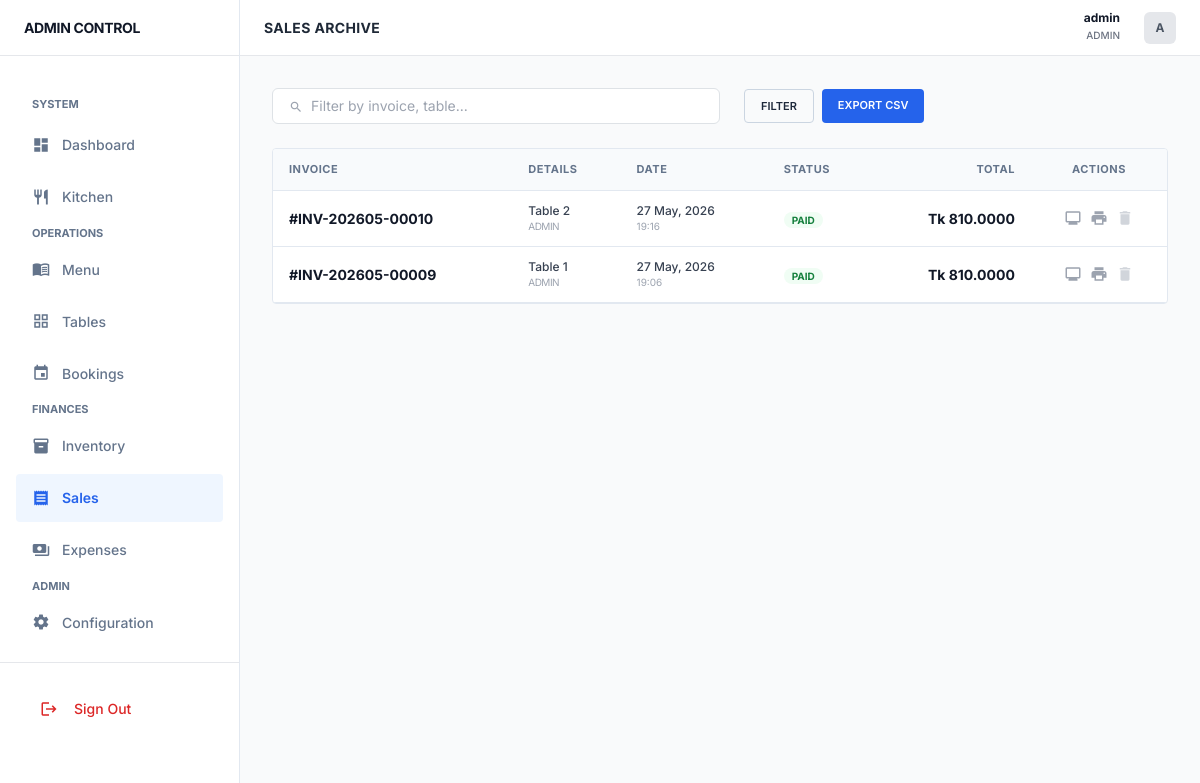
Screenshot of /orders/ (signed in) with the database file from the repository.
### core/models/order.py (models this page shows, shortened)
class Order(models.Model):
    STATUS_CHOICES = [
        ('pending', 'Pending'),
        ('cooking', 'Cooking'),
        ('served', 'Served'),
        ('paid', 'Paid'),
        ('cancelled', 'Cancelled'),
    ]
    PAYMENT_CHOICES = [
        ('cash', 'Cash'),
        ('card', 'Card'),
        ('mobile', 'Mobile Banking'),
    ]
    table = models.ForeignKey('Table', on_delete=models.CASCADE, related_name='orders')
    staff = models.ForeignKey(User, on_delete=models.SET_NULL, null=True, related_name='orders')
    customer = models.ForeignKey('Customer', on_delete=models.SET_NULL, null=True, blank=True, related_name='orders')
    status = models.CharField(max_length=20, choices=STATUS_CHOICES, default='pending')
    payment_method = models.CharField(max_length=20, choices=PAYMENT_CHOICES, default='cash')
    tax_rate = models.DecimalField(max_digits=5, decimal_places=2, default=0.00) # e.g. 5.00 for 5%
    created_at = models.DateTimeField(auto_now_add=True)
    updated_at = models.DateTimeField(auto_now=True)
    @property
    def invoice_number(self):
        return f"INV-{self.created_at.strftime('%Y%m')}-{self.id:05d}"
    @property
    def subtotal(self):
        return sum(item.get_total_item_price() for item in self.items.all())
    @property
    def tax_amount(self):
        return (self.subtotal * self.tax_rate) / 100
    @property
    def total_price(self):
        return self.subtotal + self.tax_amount

### core/models/table.py (models this page shows, shortened)
class Table(models.Model):
    STATUS_CHOICES = [
        ('available', 'Available'),
        ('occupied', 'Occupied'),
        ('reserved', 'Reserved'),
    ]
    number = models.IntegerField(unique=True)
    capacity = models.IntegerField()
    status = models.CharField(max_length=20, choices=STATUS_CHOICES, default='available')

### core/models/order_item.py (models this page shows, shortened)
class OrderItem(models.Model):
    STATUS_CHOICES = [
        ('pending', 'Pending'),
        ('preparing', 'Preparing'),
        ('ready', 'Ready'),
        ('served', 'Served'),
    ]
    order = models.ForeignKey('Order', on_delete=models.CASCADE, related_name='items')
    menu_item = models.ForeignKey('MenuItem', on_delete=models.CASCADE)
    quantity = models.PositiveIntegerField(default=1)
    price = models.DecimalField(max_digits=10, decimal_places=2) # Price at the time of order
    status = models.CharField(max_length=20, choices=STATUS_CHOICES, default='pending')
    notes = models.CharField(max_length=255, blank=True, null=True)
    def get_total_item_price(self):
        return self.quantity * self.price

### core/views/order.py (the view)
class OrderListView(LoginRequiredMixin, ListView):
    model = Order
    template_name = 'core/order_list.html'
    context_object_name = 'orders'
    ordering = ['-created_at']

### core/context_processors.py (called while the page is built)
def low_stock_processor(request):
    if request.user.is_authenticated:
        low_stock_count = 0
        ingredients = Ingredient.objects.all()
        for item in ingredients:
            if item.current_stock <= item.low_stock_threshold:
                low_stock_count += 1
        return {'sidebar_low_stock_count': low_stock_count}
    return {'sidebar_low_stock_count': 0}

### core/templates/core/order_list.html (shortened to what this page needs)
{% extends 'core/base.html' %}
{% block page_title %}Sales Archive{% endblock %}
{% block content %}
<div class="flex flex-col md:flex-row gap-4 items-center mb-6">
    <div class="flex flex-1 max-w-md border border-gray-300 rounded bg-white px-3 py-1.5">
        <span class="material-icons text-gray-400 text-sm mr-2 mt-0.5">search</span>
        <input type="text" id="orderSearch" placeholder="Filter by invoice, table..." class="w-full text-sm outline-none">
    </div>
    <div class="flex gap-2">
        <button class="btn-flat btn-flat-outline text-[11px] uppercase">Filter</button>
        <a href="{% url 'export_sales_csv' %}" class="btn-flat text-[11px] uppercase">Export CSV</a>
    </div>
</div>
<div class="app-card overflow-hidden">
    <div class="overflow-x-auto">
        <table class="table-flat">
            <thead>
                <tr>
                    <th>Invoice</th>
                    <th>Details</th>
                    <th>Date</th>
                    <th>Status</th>
                    <th class="text-right">Total</th>
                    <th class="text-center">Actions</th>
                </tr>
            </thead>
            <tbody id="orderTable">
                {% for order in orders %}
                <tr class="hover:bg-gray-50 transition-colors">
                    <td class="font-bold text-gray-900">#{{ order.invoice_number }}</td>
                    <td>
                        <p class="text-xs font-medium text-gray-700">Table {{ order.table.number }}</p>
                        <p class="text-[10px] text-gray-400 uppercase tracking-tighter">{{ order.staff.username }}</p>
                    </td>
                    <td>
                        <p class="text-xs font-medium text-gray-700">{{ order.created_at|date:"d M, Y" }}</p>
                        <p class="text-[10px] text-gray-400 uppercase">{{ order.created_at|date:"H:i" }}</p>
                    </td>
                    <td>
                        <span class="px-2 py-0.5 rounded-full text-[10px] font-bold uppercase
                            {% if order.status == 'paid' %}bg-green-50 text-green-700{% elif order.status == 'pending' %}bg-amber-50 text-amber-700{% else %}bg-blue-50 text-blue-700{% endif %}">
                            {{ order.get_status_display }}
                        </span>
                    </td>
                    <td class="text-right font-bold text-gray-900">Tk {{ order.total_price }}</td>
                    <td class="text-center">
                        <div class="flex justify-center gap-2">
                            <a href="{% url 'order_detail' order.id %}" class="text-gray-400 hover:text-blue-600" title="Terminal">
                                <span class="material-icons text-lg">monitor</span>
                            </a>
                            <a href="{% url 'order_print' order.id %}" target="_blank" class="text-gray-400 hover:text-green-600" title="Receipt">
                                <span class="material-icons text-lg">print</span>
                            </a>
                            <a href="{% url 'order_delete' order.id %}" class="text-gray-300 hover:text-red-500" title="Delete">
                                <span class="material-icons text-lg">delete</span>
                            </a>
                        </div>
                    </td>
                </tr>
                {% empty %}
                <tr>
                    <td colspan="6" class="py-12 text-center text-gray-400 text-xs font-bold uppercase tracking-widest italic">No transactions found</td>
                </tr>
                {% endfor %}
            </tbody>
        </table>
    </div>
</div>
{% endblock %}

### core/templates/core/base.html (shortened to what this page needs)
{% load static %}
<!DOCTYPE html>
<html lang="en" x-data="{ sidebarOpen: false }">
<head>
    <link href="https://cdn.jsdelivr.net/npm/bootstrap@5.3.0/dist/css/bootstrap.min.css" rel="stylesheet">
    <script src="https://cdn.tailwindcss.com"></script>
    <link rel="stylesheet" href="{% static 'core/css/style.css' %}">
</head>
<body class="bg-gray-50">
    <div class="flex h-screen overflow-hidden">
        <aside :class="sidebarOpen ? 'block' : 'hidden'" class="lg:block flat-sidebar h-full flex flex-col z-40 fixed lg:static inset-y-0 left-0" x-cloak>
            <div class="h-14 flex items-center px-6 border-b border-gray-200">
                <span class="text-sm font-bold text-gray-900 tracking-tight uppercase">Admin Control</span>
            </div>
            <nav class="flex-1 overflow-y-auto p-3 space-y-1">
                <p class="section-label px-3 mt-4">System</p>
                <a href="{% url 'dashboard' %}" class="nav-link-flat {% if request.resolver_match.url_name == 'dashboard' %}nav-link-active{% endif %}">
                    <span class="material-icons text-lg">dashboard</span>
                    <span>Dashboard</span>
                </a>
                <a href="{% url 'kitchen_dashboard' %}" class="nav-link-flat {% if 'kitchen' in request.path %}nav-link-active{% endif %}">
                    <span class="material-icons text-lg">restaurant</span>
                    <span>Kitchen</span>
                </a>
                <p class="section-label px-3 mt-6">Operations</p>
                <a href="{% url 'menu_list' %}" class="nav-link-flat {% if 'menu' in request.path %}nav-link-active{% endif %}">
                    <span class="material-icons text-lg">menu_book</span>
                    <span>Menu</span>
                </a>
                <a href="{% url 'table_list' %}" class="nav-link-flat {% if 'tables' in request.path %}nav-link-active{% endif %}">
                    <span class="material-icons text-lg">grid_view</span>
                    <span>Tables</span>
                </a>
                <a href="{% url 'reservation_list' %}" class="nav-link-flat {% if 'reservations' in request.path %}nav-link-active{% endif %}">
                    <span class="material-icons text-lg">event</span>
                    <span>Bookings</span>
                </a>
                <p class="section-label px-3 mt-6">Finances</p>
                <a href="{% url 'ingredient_list' %}" class="nav-link-flat {% if 'inventory' in request.path %}nav-link-active{% endif %}">
                    <span class="material-icons text-lg">inventory_2</span>
                    <span>Inventory</span>
                </a>
                <a href="{% url 'order_list' %}" class="nav-link-flat {% if 'orders' in request.path %}nav-link-active{% endif %}">
                    <span class="material-icons text-lg">receipt</span>
                    <span>Sales</span>
                </a>
                <a href="{% url 'expense_list' %}" class="nav-link-flat {% if 'expenses' in request.path %}nav-link-active{% endif %}">
                    <span class="material-icons text-lg">payments</span>
                    <span>Expenses</span>
                </a>
                {% if user.is_superuser %}
                <p class="section-label px-3 mt-6">Admin</p>
                <a href="{% url 'settings_home' %}" class="nav-link-flat {% if 'settings' in request.path %}nav-link-active{% endif %}">
                    <span class="material-icons text-lg">settings</span>
                    <span>Configuration</span>
                </a>
                {% endif %}
            </nav>
            <div class="p-4 border-t border-gray-200">
                <form action="{% url 'logout' %}" method="post">
                    <button type="submit" class="flex items-center gap-3 w-full px-3 py-2 text-sm font-medium text-red-600 hover:bg-red-50 rounded">
                        <span class="material-icons text-lg">logout</span>
                        <span>Sign Out</span>
                    </button>
                </form>
            </div>
        </aside>
        <div class="flex-1 flex flex-col min-w-0">
            <header class="h-14 bg-white border-b border-gray-200 flex items-center justify-between px-6 sticky top-0 z-30">
                <div class="flex items-center gap-4">
                    <h1 class="text-sm font-bold text-gray-800 uppercase tracking-wide">{% block page_title %}Overview{% endblock %}</h1>
                </div>
                <div class="flex items-center gap-4">
                    <div class="text-right hidden sm:block">
                        <p class="text-xs font-bold text-gray-900 leading-none mb-1">{{ user.username }}</p>
                        <p class="text-[10px] text-gray-500 uppercase font-medium">{% if user.is_superuser %}Admin{% else %}Staff{% endif %}</p>
                    </div>
                    <div class="w-8 h-8 bg-gray-200 rounded flex items-center justify-center text-xs font-bold text-gray-600">
                        {{ user.username|first|upper }}
                    </div>
                </div>
            </header>
            <main class="flex-1 overflow-y-auto p-6 lg:p-8">
                {% block content %}{% endblock %}
            </main>
        </div>
    </div>
</body>
</html>

### core/static/core/css/style.css (style rules this page uses)
:root { --primary-color: #2563eb; --secondary-color: #64748b; --success-color: #16a34a; --danger-color: #dc2626; --bg-light: #f8fafc; --bg-white: #ffffff; --text-main: #1e293b; --text-muted: #64748b; --border-main: #e2e8f0; --border-dark: #cbd5e1; --radius-none: 0px; --radius-sm: 4px; --radius-md: 6px; --sidebar-w: 240px; --header-h: 56px; }
* { transition: none !important; box-shadow: none !important; }
body { background-color: var(--bg-light); color: var(--text-main); font-family: 'Inter', system-ui, -apple-system, sans-serif; line-height: 1.5; -webkit-font-smoothing: grayscale; }
.app-card { background: var(--bg-white); border: 1px solid var(--border-main); border-radius: var(--radius-sm); }
.flat-sidebar { width: var(--sidebar-w); background: var(--bg-white); border-right: 1px solid var(--border-main); }
.nav-link-flat { display: flex; align-items: center; gap: 12px; padding: 10px 16px; color: var(--text-muted); font-size: 14px; font-weight: 500; border-radius: var(--radius-sm); text-decoration: none; }
.nav-link-active { background-color: #eff6ff !important; color: var(--primary-color) !important; font-weight: 600; }
.btn-flat { background-color: var(--primary-color); color: white; padding: 8px 16px; font-size: 14px; font-weight: 600; border: none; border-radius: var(--radius-sm); cursor: pointer; }
.btn-flat-outline { background-color: transparent; border: 1px solid var(--border-dark); color: var(--text-main); }
.table-flat { width: 100%; border-collapse: collapse; }
.table-flat th { background: var(--bg-light); color: var(--text-muted); font-size: 11px; text-transform: uppercase; letter-spacing: 0.5px; padding: 12px 16px; border-bottom: 1px solid var(--border-main); }
.table-flat td { padding: 12px 16px; border-bottom: 1px solid var(--border-main); font-size: 14px; }
h1, h2, h3, h4 { font-weight: 600; color: #0f172a; }
.section-label { font-size: 11px; font-weight: 700; text-transform: uppercase; color: var(--text-muted); margin-bottom: 8px; display: block; }

### core/templates/core/base.html (style rules this page uses)
body { font-family: 'Inter', -apple-system, sans-serif; }

### rows the page displays
Order: invoice_number "INV-202605-00010", table.number "2", staff.username "ADMIN", created_at "27 May, 2026", created_at "19:16", status "PAID", total_price "810.0000"
Order: invoice_number "INV-202605-00009", table.number "1", staff.username "ADMIN", created_at "27 May, 2026", created_at "19:06", status "PAID", total_price "810.0000"

### other values shown
{{ user.username }} "admin"
{{ user.username|first|upper }} "A"
